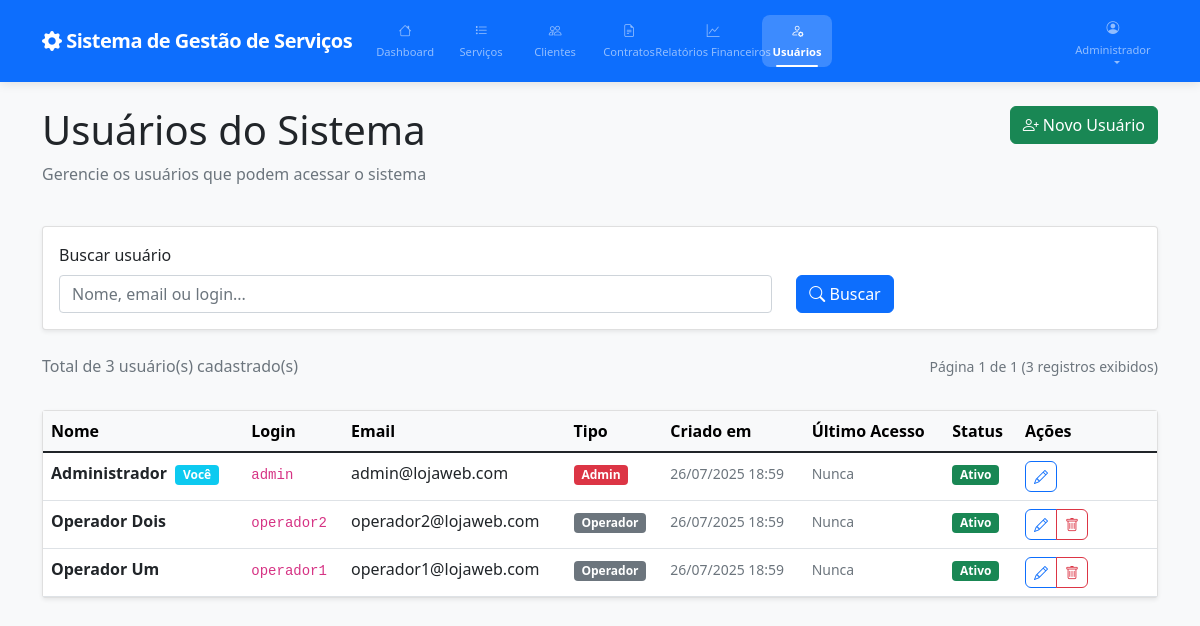
Page /admin/usuarios/list.php (signed in) on the earlier database version.
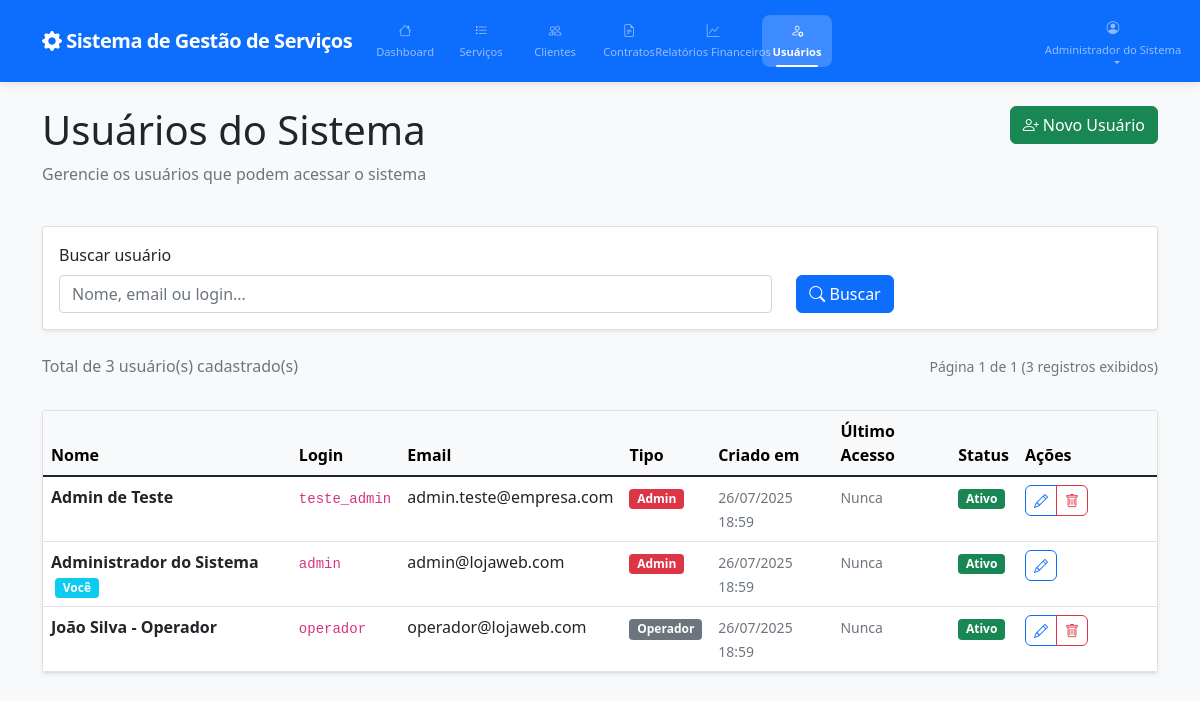
Same page on the later database version.
### tables this page shows
CREATE TABLE `usuarios` (
    `id` int(11) NOT NULL AUTO_INCREMENT,
    `login` varchar(50) NOT NULL,
    `senha` varchar(255) NOT NULL,
    `nome` varchar(100) NOT NULL,
    `email` varchar(100) NOT NULL,
    `tipo` enum('admin', 'operador') DEFAULT 'operador',
    `ativo` tinyint(1) DEFAULT 1,
    `remember_token` varchar(255) DEFAULT NULL,
    `ultimo_acesso` timestamp NULL DEFAULT NULL,
    `criado_em` timestamp DEFAULT CURRENT_TIMESTAMP,
    `atualizado_em` timestamp DEFAULT CURRENT_TIMESTAMP ON UPDATE CURRENT_TIMESTAMP,
    PRIMARY KEY (`id`),
    UNIQUE KEY `login` (`login`),
    UNIQUE KEY `email` (`email`)
);

### shared/config/auth.php (called while the page is built, shortened)
<?php
class Auth
{
    public static function getUser(): ?array
    {
        return $_SESSION['user'] ?? null;
    }
}

### shared/dao/UsuarioDAO.php (called while the page is built, shortened)
<?php
require_once __DIR__ . '/../config/db.php';
class UsuarioDAO
{
    private $db;
    public function __construct()
    {
        $this->db = Database::getInstance()->getConnection();
    }
    public function getAll($search = '', $page = 1, $perPage = 15): array
    {
        try {
            $offset = ($page - 1) * $perPage;
            $sql = "SELECT id, nome, login, email, tipo, ativo, criado_em, ultimo_acesso
                    FROM usuarios";
            $params = [];
            $sql .= " ORDER BY nome LIMIT ? OFFSET ?";
            $params[] = $perPage;
            $params[] = $offset;
            $stmt = $this->db->prepare($sql);
            $stmt->execute($params);
            return $stmt->fetchAll();
        } catch (PDOException $e) {
            error_log("Error getting all users: " . $e->getMessage());
            return [];
        }
    }
}

### shared/config/db.php (called while the page is built, shortened)
<?php
class Database
{
    private static $instance = null;
    private $connection;
    private $host = 'localhost';
    private $database = 'trabalho_web';
    private $username = 'root';
    private $password = '';
    private $charset = 'utf8mb4';
    private $socket = '/Applications/XAMPP/xamppfiles/var/mysql/mysql.sock';
    private function __construct()
    {
        $dsn = "mysql:host={$this->host};dbname={$this->database};charset={$this->charset};unix_socket={$this->socket}";
        $options = [
            PDO::ATTR_ERRMODE => PDO::ERRMODE_EXCEPTION,
            PDO::ATTR_DEFAULT_FETCH_MODE => PDO::FETCH_ASSOC,
            PDO::ATTR_EMULATE_PREPARES => false,
        ];
        try {
            $this->connection = new PDO($dsn, $this->username, $this->password, $options);
        } catch (PDOException $e) {
            error_log("Database connection failed: " . $e->getMessage());
            throw new PDOException("Database connection failed");
        }
    }
    public static function getInstance(): Database
    {
        if (self::$instance === null) {
            self::$instance = new self();
        }
        return self::$instance;
    }
    public function getConnection(): PDO
    {
        return $this->connection;
    }
}

### admin/usuarios/list.php (the view, shortened to what the changed rows need)
<?php
require_once '../../shared/config/auth.php';
require_once '../../shared/dao/UsuarioDAO.php';
$user = Auth::getUser();
$usuarioDAO = new UsuarioDAO();
$search = trim($_GET['search'] ?? '');
$page = max(1, (int) ($_GET['page'] ?? 1));
$perPage = 15;
$usuarios = $usuarioDAO->getAll($search, $page, $perPage);
?>
<!DOCTYPE html>
<html lang="pt-BR">
<head>
    <link href="https://cdn.jsdelivr.net/npm/bootstrap@5.1.3/dist/css/bootstrap.min.css" rel="stylesheet">
    <link href="https://cdn.jsdelivr.net/npm/bootstrap-icons@1.8.1/font/bootstrap-icons.css" rel="stylesheet">
    <link rel="stylesheet" href="../../shared/assets/css/style.css">
</head>
<body>
    <nav class="navbar navbar-expand-lg navbar-dark bg-primary">
        <div class="container">
            <div class="collapse navbar-collapse" id="navbarNav">
                <ul class="navbar-nav">
                    <li class="nav-item dropdown">
                        <a class="nav-link dropdown-toggle" href="#" id="navbarDropdown" role="button" data-bs-toggle="dropdown">
                            <i class="bi bi-person-circle"></i> <?= htmlspecialchars($user['nome']) ?>
                        </a>
                    </li>
                </ul>
            </div>
        </div>
    </nav>
    <div class="container mt-4">
        <div class="row mb-4">
            <div class="col-md-8">
                <h1>Usuários do Sistema</h1>
            </div>
        </div>
        <?php if (!empty($usuarios)): ?>
            <div class="card">
                <div class="table-responsive">
                    <table class="table table-hover mb-0">
                        <thead class="table-light">
                            <tr>
                                <th>Nome</th>
                                <th>Login</th>
                                <th>Email</th>
                                <th>Tipo</th>
                                <th>Criado em</th>
                                <th>Último Acesso</th>
                                <th>Status</th>
                                <th width="140">Ações</th>
                            </tr>
                        </thead>
                        <tbody>
                            <?php foreach ($usuarios as $usuario): ?>
                                <tr data-user-id="<?= $usuario['id'] ?>">
                                    <td>
                                        <strong><?= htmlspecialchars($usuario['nome']) ?></strong>
                                        <?php if ($usuario['id'] == $user['id']): ?>
                                            <span class="badge bg-info ms-1">Você</span>
                                        <?php endif; ?>
                                    </td>
                                    <td>
                                        <code><?= htmlspecialchars($usuario['login']) ?></code>
                                    </td>
                                    <td><?= htmlspecialchars($usuario['email']) ?></td>
                                    <td>
                                        <span class="badge bg-<?= $usuario['tipo'] === 'admin' ? 'danger' : 'secondary' ?>">
                                            <?= ucfirst($usuario['tipo']) ?>
                                        </span>
                                    </td>
                                    <td>
                                        <small class="text-muted">
                                            <?= date('d/m/Y H:i', strtotime($usuario['criado_em'])) ?>
                                        </small>
                                    </td>
                                    <td class="last-access-cell">
                                        <?php if ($usuario['ultimo_acesso']): ?>
                                            <small class="text-muted">
                                                <?= date('d/m/Y H:i', strtotime($usuario['ultimo_acesso'])) ?>
                                            </small>
                                        <?php else: ?>
                                            <small class="text-muted">Nunca</small>
                                        <?php endif; ?>
                                    </td>
                                    <td>
                                        <?php if ($usuario['ativo']): ?>
                                            <span class="badge bg-success">Ativo</span>
                                        <?php else: ?>
                                            <span class="badge bg-danger">Inativo</span>
                                        <?php endif; ?>
                                    </td>
                                    <td>
                                        <div class="btn-group" role="group">
                                            <a href="form.php?id=<?= $usuario['id'] ?>"
                                                class="btn btn-sm btn-outline-primary"
                                                data-bs-toggle="tooltip" title="Editar">
                                                <i class="bi bi-pencil"></i>
                                            </a>
                                            <?php if ($usuario['id'] !== $user['id']): ?>
                                                <button type="button"
                                                    class="btn btn-sm btn-outline-danger"
                                                    data-bs-toggle="modal"
                                                    data-bs-target="#deleteModal"
                                                    data-user-id="<?= $usuario['id'] ?>"
                                                    data-user-name="<?= htmlspecialchars($usuario['nome']) ?>"
                                                    title="Excluir">
                                                    <i class="bi bi-trash"></i>
                                                </button>
                                            <?php endif; ?>
                                        </div>
                                    </td>
                                </tr>
                            <?php endforeach; ?>
                        </tbody>
                    </table>
                </div>
            </div>
        <?php endif; ?>
    </div>
</body>
</html>

Differences in the rows shown:
changed usuarios "admin@lojaweb.com": nome "Administrador" → "Administrador do Sistema"
changed usuarios: nome "Operador Dois" → "Admin de Teste"; login "operador2" → "teste_admin"; email "operador2@lojaweb.com" → "admin.teste@empresa.com"; tipo "Operador" → "Admin"; moves up the list
changed usuarios "Operador": nome "Operador Um" → "João Silva - Operador"; login "operador1" → "operador"; email "operador1@lojaweb.com" → "operador@lojaweb.com"
